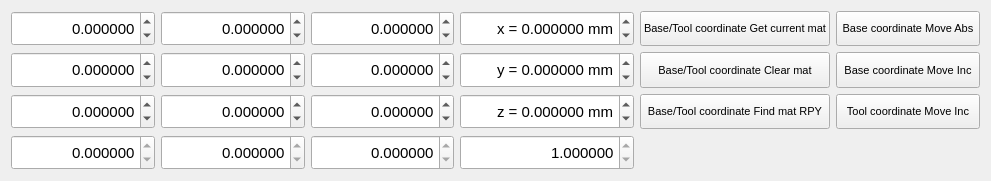
     <widget class="QWidget" name="gridLayoutWidget_15">
      <property name="geometry">
       <rect>
        <x>910</x>
        <y>710</y>
        <width>991</width>
        <height>181</height>
       </rect>
      </property>
      <layout class="QGridLayout" name="gridLayout_21">
       <item row="0" column="3">
        <widget class="QDoubleSpinBox" name="ManipSetPosMat03DoubleSpinBox">
         <property name="sizePolicy">
          <sizepolicy hsizetype="Expanding" vsizetype="Expanding">
           <horstretch>0</horstretch>
           <verstretch>0</verstretch>
          </sizepolicy>
         </property>
         <property name="font">
          <font>
           <pointsize>11</pointsize>
           <weight>50</weight>
           <bold>false</bold>
           <kerning>true</kerning>
          </font>
         </property>
         <property name="alignment">
          <set>Qt::AlignRight|Qt::AlignTrailing|Qt::AlignVCenter</set>
         </property>
         <property name="prefix">
          <string>x = </string>
         </property>
         <property name="suffix">
          <string> mm</string>
         </property>
         <property name="decimals">
          <number>6</number>
         </property>
         <property name="minimum">
          <double>-1500.000000000000000</double>
         </property>
         <property name="maximum">
          <double>1500.000000000000000</double>
         </property>
         <property name="singleStep">
          <double>10.000000000000000</double>
         </property>
         <property name="value">
          <double>0.000000000000000</double>
         </property>
        </widget>
       </item>
       <item row="0" column="4">
        <widget class="QPushButton" name="ManipSetPosBaseToolGetCurrentMatButt">
         <property name="sizePolicy">
          <sizepolicy hsizetype="Expanding" vsizetype="Expanding">
           <horstretch>0</horstretch>
           <verstretch>0</verstretch>
          </sizepolicy>
         </property>
         <property name="font">
          <font>
           <pointsize>8</pointsize>
           <weight>50</weight>
           <bold>false</bold>
           <kerning>true</kerning>
          </font>
         </property>
         <property name="text">
          <string>Base/Tool coordinate Get current mat</string>
         </property>
        </widget>
       </item>
       <item row="3" column="3">
        <widget class="QDoubleSpinBox" name="ManipSetPosMat23DoubleSpinBox">
         <property name="sizePolicy">
          <sizepolicy hsizetype="Expanding" vsizetype="Expanding">
           <horstretch>0</horstretch>
           <verstretch>0</verstretch>
          </sizepolicy>
         </property>
         <property name="font">
          <font>
           <pointsize>11</pointsize>
           <weight>50</weight>
           <bold>false</bold>
           <kerning>true</kerning>
          </font>
         </property>
         <property name="alignment">
          <set>Qt::AlignRight|Qt::AlignTrailing|Qt::AlignVCenter</set>
         </property>
         <property name="prefix">
          <string>z = </string>
         </property>
         <property name="suffix">
          <string> mm</string>
         </property>
         <property name="decimals">
          <number>6</number>
         </property>
         <property name="minimum">
          <double>-1500.000000000000000</double>
         </property>
         <property name="maximum">
          <double>1500.000000000000000</double>
         </property>
         <property name="singleStep">
          <double>10.000000000000000</double>
         </property>
         <property name="value">
          <double>0.000000000000000</double>
         </property>
        </widget>
       </item>
       <item row="3" column="2">
        <widget class="QDoubleSpinBox" name="ManipSetPosMat22DoubleSpinBox">
         <property name="sizePolicy">
          <sizepolicy hsizetype="Expanding" vsizetype="Expanding">
           <horstretch>0</horstretch>
           <verstretch>0</verstretch>
          </sizepolicy>
         </property>
         <property name="font">
          <font>
           <pointsize>11</pointsize>
           <weight>50</weight>
           <bold>false</bold>
           <kerning>true</kerning>
          </font>
         </property>
         <property name="alignment">
          <set>Qt::AlignRight|Qt::AlignTrailing|Qt::AlignVCenter</set>
         </property>
         <property name="prefix">
          <string/>
         </property>
         <property name="suffix">
          <string/>
         </property>
         <property name="decimals">
          <number>6</number>
         </property>
         <property name="minimum">
          <double>-1.000000000000000</double>
         </property>
         <property name="maximum">
          <double>1.000000000000000</double>
         </property>
         <property name="singleStep">
          <double>0.010000000000000</double>
         </property>
         <property name="value">
          <double>0.000000000000000</double>
         </property>
        </widget>
       </item>
       <item row="4" column="3">
        <widget class="QDoubleSpinBox" name="ManipSetPosMat33DoubleSpinBox">
         <property name="sizePolicy">
          <sizepolicy hsizetype="Expanding" vsizetype="Expanding">
           <horstretch>0</horstretch>
           <verstretch>0</verstretch>
          </sizepolicy>
         </property>
         <property name="font">
          <font>
           <pointsize>11</pointsize>
           <weight>50</weight>
           <bold>false</bold>
           <kerning>true</kerning>
          </font>
         </property>
         <property name="alignment">
          <set>Qt::AlignRight|Qt::AlignTrailing|Qt::AlignVCenter</set>
         </property>
         <property name="prefix">
          <string/>
         </property>
         <property name="suffix">
          <string/>
         </property>
         <property name="decimals">
          <number>6</number>
         </property>
         <property name="minimum">
          <double>1.000000000000000</double>
         </property>
         <property name="maximum">
          <double>1.000000000000000</double>
         </property>
         <property name="singleStep">
          <double>1.000000000000000</double>
         </property>
         <property name="value">
          <double>1.000000000000000</double>
         </property>
        </widget>
       </item>
       <item row="0" column="1">
        <widget class="QDoubleSpinBox" name="ManipSetPosMat01DoubleSpinBox">
         <property name="sizePolicy">
          <sizepolicy hsizetype="Expanding" vsizetype="Expanding">
           <horstretch>0</horstretch>
           <verstretch>0</verstretch>
          </sizepolicy>
         </property>
         <property name="font">
          <font>
           <pointsize>11</pointsize>
           <weight>50</weight>
           <bold>false</bold>
           <kerning>true</kerning>
          </font>
         </property>
         <property name="alignment">
          <set>Qt::AlignRight|Qt::AlignTrailing|Qt::AlignVCenter</set>
         </property>
         <property name="prefix">
          <string/>
         </property>
         <property name="suffix">
          <string/>
         </property>
         <property name="decimals">
          <number>6</number>
         </property>
         <property name="minimum">
          <double>-1.000000000000000</double>
         </property>
         <property name="maximum">
          <double>1.000000000000000</double>
         </property>
         <property name="singleStep">
          <double>0.010000000000000</double>
         </property>
         <property name="value">
          <double>0.000000000000000</double>
         </property>
        </widget>
       </item>
       <item row="2" column="0">
        <widget class="QDoubleSpinBox" name="ManipSetPosMat10DoubleSpinBox">
         <property name="sizePolicy">
          <sizepolicy hsizetype="Expanding" vsizetype="Expanding">
           <horstretch>0</horstretch>
           <verstretch>0</verstretch>
          </sizepolicy>
         </property>
         <property name="font">
          <font>
           <pointsize>11</pointsize>
           <weight>50</weight>
           <bold>false</bold>
           <kerning>true</kerning>
          </font>
         </property>
         <property name="alignment">
          <set>Qt::AlignRight|Qt::AlignTrailing|Qt::AlignVCenter</set>
         </property>
         <property name="prefix">
          <string/>
         </property>
         <property name="suffix">
          <string/>
         </property>
         <property name="decimals">
          <number>6</number>
         </property>
         <property name="minimum">
          <double>-1.000000000000000</double>
         </property>
         <property name="maximum">
          <double>1.000000000000000</double>
         </property>
         <property name="singleStep">
          <double>0.010000000000000</double>
         </property>
         <property name="value">
          <double>0.000000000000000</double>
         </property>
        </widget>
       </item>
       <item row="2" column="2">
        <widget class="QDoubleSpinBox" name="ManipSetPosMat12DoubleSpinBox">
         <property name="sizePolicy">
          <sizepolicy hsizetype="Expanding" vsizetype="Expanding">
           <horstretch>0</horstretch>
           <verstretch>0</verstretch>
          </sizepolicy>
         </property>
         <property name="font">
          <font>
           <pointsize>11</pointsize>
           <weight>50</weight>
           <bold>false</bold>
           <kerning>true</kerning>
          </font>
         </property>
         <property name="alignment">
          <set>Qt::AlignRight|Qt::AlignTrailing|Qt::AlignVCenter</set>
         </property>
         <property name="prefix">
          <string/>
         </property>
         <property name="suffix">
          <string/>
         </property>
         <property name="decimals">
          <number>6</number>
         </property>
         <property name="minimum">
          <double>-1.000000000000000</double>
         </property>
         <property name="maximum">
          <double>1.000000000000000</double>
         </property>
         <property name="singleStep">
          <double>0.010000000000000</double>
         </property>
         <property name="value">
          <double>0.000000000000000</double>
         </property>
        </widget>
       </item>
       <item row="3" column="0">
        <widget class="QDoubleSpinBox" name="ManipSetPosMat20DoubleSpinBox">
         <property name="sizePolicy">
          <sizepolicy hsizetype="Expanding" vsizetype="Expanding">
           <horstretch>0</horstretch>
           <verstretch>0</verstretch>
          </sizepolicy>
         </property>
         <property name="font">
          <font>
           <pointsize>11</pointsize>
           <weight>50</weight>
           <bold>false</bold>
           <kerning>true</kerning>
          </font>
         </property>
         <property name="alignment">
          <set>Qt::AlignRight|Qt::AlignTrailing|Qt::AlignVCenter</set>
         </property>
         <property name="prefix">
          <string/>
         </property>
         <property name="suffix">
          <string/>
         </property>
         <property name="decimals">
          <number>6</number>
         </property>
         <property name="minimum">
          <double>-1.000000000000000</double>
         </property>
         <property name="maximum">
          <double>1.000000000000000</double>
         </property>
         <property name="singleStep">
          <double>0.010000000000000</double>
         </property>
         <property name="value">
          <double>0.000000000000000</double>
         </property>
        </widget>
       </item>
       <item row="4" column="2">
        <widget class="QDoubleSpinBox" name="ManipSetPosMat32DoubleSpinBox">
         <property name="sizePolicy">
          <sizepolicy hsizetype="Expanding" vsizetype="Expanding">
           <horstretch>0</horstretch>
           <verstretch>0</verstretch>
          </sizepolicy>
         </property>
         <property name="font">
          <font>
           <pointsize>11</pointsize>
           <weight>50</weight>
           <bold>false</bold>
           <kerning>true</kerning>
          </font>
         </property>
         <property name="alignment">
          <set>Qt::AlignRight|Qt::AlignTrailing|Qt::AlignVCenter</set>
         </property>
         <property name="prefix">
          <string/>
         </property>
         <property name="suffix">
          <string/>
         </property>
         <property name="decimals">
          <number>6</number>
         </property>
         <property name="minimum">
          <double>0.000000000000000</double>
         </property>
         <property name="maximum">
          <double>0.000000000000000</double>
         </property>
         <property name="singleStep">
          <double>0.000000000000000</double>
         </property>
         <property name="value">
          <double>0.000000000000000</double>
         </property>
        </widget>
       </item>
       <item row="2" column="3">
        <widget class="QDoubleSpinBox" name="ManipSetPosMat13DoubleSpinBox">
         <property name="sizePolicy">
          <sizepolicy hsizetype="Expanding" vsizetype="Expanding">
           <horstretch>0</horstretch>
           <verstretch>0</verstretch>
          </sizepolicy>
         </property>
         <property name="font">
          <font>
           <pointsize>11</pointsize>
           <weight>50</weight>
           <bold>false</bold>
           <kerning>true</kerning>
          </font>
         </property>
         <property name="alignment">
          <set>Qt::AlignRight|Qt::AlignTrailing|Qt::AlignVCenter</set>
         </property>
         <property name="prefix">
          <string>y = </string>
         </property>
         <property name="suffix">
          <string> mm</string>
         </property>
         <property name="decimals">
          <number>6</number>
         </property>
         <property name="minimum">
          <double>-1500.000000000000000</double>
         </property>
         <property name="maximum">
          <double>1500.000000000000000</double>
         </property>
         <property name="singleStep">
          <double>10.000000000000000</double>
         </property>
         <property name="value">
          <double>0.000000000000000</double>
         </property>
        </widget>
       </item>
       <item row="2" column="1">
        <widget class="QDoubleSpinBox" name="ManipSetPosMat11DoubleSpinBox">
         <property name="sizePolicy">
          <sizepolicy hsizetype="Expanding" vsizetype="Expanding">
           <horstretch>0</horstretch>
           <verstretch>0</verstretch>
          </sizepolicy>
         </property>
         <property name="font">
          <font>
           <pointsize>11</pointsize>
           <weight>50</weight>
           <bold>false</bold>
           <kerning>true</kerning>
          </font>
         </property>
         <property name="alignment">
          <set>Qt::AlignRight|Qt::AlignTrailing|Qt::AlignVCenter</set>
         </property>
         <property name="prefix">
          <string/>
         </property>
         <property name="suffix">
          <string/>
         </property>
         <property name="decimals">
          <number>6</number>
         </property>
         <property name="minimum">
          <double>-1.000000000000000</double>
         </property>
         <property name="maximum">
          <double>1.000000000000000</double>
         </property>
         <property name="singleStep">
          <double>0.010000000000000</double>
         </property>
         <property name="value">
          <double>0.000000000000000</double>
         </property>
        </widget>
       </item>
       <item row="3" column="1">
        <widget class="QDoubleSpinBox" name="ManipSetPosMat21DoubleSpinBox">
         <property name="sizePolicy">
          <sizepolicy hsizetype="Expanding" vsizetype="Expanding">
           <horstretch>0</horstretch>
           <verstretch>0</verstretch>
          </sizepolicy>
         </property>
         <property name="font">
          <font>
           <pointsize>11</pointsize>
           <weight>50</weight>
           <bold>false</bold>
           <kerning>true</kerning>
          </font>
         </property>
         <property name="alignment">
          <set>Qt::AlignRight|Qt::AlignTrailing|Qt::AlignVCenter</set>
         </property>
         <property name="prefix">
          <string/>
         </property>
         <property name="suffix">
          <string/>
         </property>
         <property name="decimals">
          <number>6</number>
         </property>
         <property name="minimum">
          <double>-1.000000000000000</double>
         </property>
         <property name="maximum">
          <double>1.000000000000000</double>
         </property>
         <property name="singleStep">
          <double>0.010000000000000</double>
         </property>
         <property name="value">
          <double>0.000000000000000</double>
         </property>
        </widget>
       </item>
       <item row="0" column="0">
        <widget class="QDoubleSpinBox" name="ManipSetPosMat00DoubleSpinBox">
         <property name="sizePolicy">
          <sizepolicy hsizetype="Expanding" vsizetype="Expanding">
           <horstretch>0</horstretch>
           <verstretch>0</verstretch>
          </sizepolicy>
         </property>
         <property name="font">
          <font>
           <pointsize>11</pointsize>
           <weight>50</weight>
           <bold>false</bold>
           <kerning>true</kerning>
          </font>
         </property>
         <property name="alignment">
          <set>Qt::AlignRight|Qt::AlignTrailing|Qt::AlignVCenter</set>
         </property>
         <property name="prefix">
          <string/>
         </property>
         <property name="suffix">
          <string/>
         </property>
         <property name="decimals">
          <number>6</number>
         </property>
         <property name="minimum">
          <double>-1.000000000000000</double>
         </property>
         <property name="maximum">
          <double>1.000000000000000</double>
         </property>
         <property name="singleStep">
          <double>0.010000000000000</double>
         </property>
         <property name="value">
          <double>0.000000000000000</double>
         </property>
        </widget>
       </item>
       <item row="2" column="4">
        <widget class="QPushButton" name="ManipSetPosBaseToolClearMatButt">
         <property name="sizePolicy">
          <sizepolicy hsizetype="Expanding" vsizetype="Expanding">
           <horstretch>0</horstretch>
           <verstretch>0</verstretch>
          </sizepolicy>
         </property>
         <property name="font">
          <font>
           <pointsize>8</pointsize>
           <weight>50</weight>
           <bold>false</bold>
           <kerning>true</kerning>
          </font>
         </property>
         <property name="text">
          <string>Base/Tool coordinate Clear mat</string>
         </property>
        </widget>
       </item>
       <item row="4" column="0">
        <widget class="QDoubleSpinBox" name="ManipSetPosMat30DoubleSpinBox_2">
         <property name="sizePolicy">
          <sizepolicy hsizetype="Expanding" vsizetype="Expanding">
           <horstretch>0</horstretch>
           <verstretch>0</verstretch>
          </sizepolicy>
         </property>
         <property name="font">
          <font>
           <pointsize>11</pointsize>
           <weight>50</weight>
           <bold>false</bold>
           <kerning>true</kerning>
          </font>
         </property>
         <property name="alignment">
          <set>Qt::AlignRight|Qt::AlignTrailing|Qt::AlignVCenter</set>
         </property>
         <property name="prefix">
          <string/>
         </property>
         <property name="suffix">
          <string/>
         </property>
         <property name="decimals">
          <number>6</number>
         </property>
         <property name="minimum">
          <double>0.000000000000000</double>
         </property>
         <property name="maximum">
          <double>0.000000000000000</double>
         </property>
         <property name="singleStep">
          <double>0.000000000000000</double>
         </property>
         <property name="value">
          <double>0.000000000000000</double>
         </property>
        </widget>
       </item>
       <item row="0" column="2">
        <widget class="QDoubleSpinBox" name="ManipSetPosMat02DoubleSpinBox">
         <property name="sizePolicy">
          <sizepolicy hsizetype="Expanding" vsizetype="Expanding">
           <horstretch>0</horstretch>
           <verstretch>0</verstretch>
          </sizepolicy>
         </property>
         <property name="font">
          <font>
           <pointsize>11</pointsize>
           <weight>50</weight>
           <bold>false</bold>
           <kerning>true</kerning>
          </font>
         </property>
         <property name="alignment">
          <set>Qt::AlignRight|Qt::AlignTrailing|Qt::AlignVCenter</set>
         </property>
         <property name="prefix">
          <string/>
         </property>
         <property name="suffix">
          <string/>
         </property>
         <property name="decimals">
          <number>6</number>
         </property>
         <property name="minimum">
          <double>-1.000000000000000</double>
         </property>
         <property name="maximum">
          <double>1.000000000000000</double>
         </property>
         <property name="singleStep">
          <double>0.010000000000000</double>
         </property>
         <property name="value">
          <double>0.000000000000000</double>
         </property>
        </widget>
       </item>
       <item row="4" column="1">
        <widget class="QDoubleSpinBox" name="ManipSetPosMat31DoubleSpinBox">
         <property name="sizePolicy">
          <sizepolicy hsizetype="Expanding" vsizetype="Expanding">
           <horstretch>0</horstretch>
           <verstretch>0</verstretch>
          </sizepolicy>
         </property>
         <property name="font">
          <font>
           <pointsize>11</pointsize>
           <weight>50</weight>
           <bold>false</bold>
           <kerning>true</kerning>
          </font>
         </property>
         <property name="alignment">
          <set>Qt::AlignRight|Qt::AlignTrailing|Qt::AlignVCenter</set>
         </property>
         <property name="prefix">
          <string/>
         </property>
         <property name="suffix">
          <string/>
         </property>
         <property name="decimals">
          <number>6</number>
         </property>
         <property name="minimum">
          <double>0.000000000000000</double>
         </property>
         <property name="maximum">
          <double>0.000000000000000</double>
         </property>
         <property name="singleStep">
          <double>0.000000000000000</double>
         </property>
         <property name="value">
          <double>0.000000000000000</double>
         </property>
        </widget>
       </item>
       <item row="0" column="5">
        <widget class="QPushButton" name="ManipSetMatBaseMoveAbsButt">
         <property name="sizePolicy">
          <sizepolicy hsizetype="Expanding" vsizetype="Expanding">
           <horstretch>0</horstretch>
           <verstretch>0</verstretch>
          </sizepolicy>
         </property>
         <property name="font">
          <font>
           <pointsize>8</pointsize>
           <weight>50</weight>
           <bold>false</bold>
           <kerning>true</kerning>
          </font>
         </property>
         <property name="text">
          <string>Base coordinate Move Abs</string>
         </property>
        </widget>
       </item>
       <item row="2" column="5">
        <widget class="QPushButton" name="ManipSetMatBaseMoveIncButt">
         <property name="sizePolicy">
          <sizepolicy hsizetype="Expanding" vsizetype="Expanding">
           <horstretch>0</horstretch>
           <verstretch>0</verstretch>
          </sizepolicy>
         </property>
         <property name="font">
          <font>
           <pointsize>8</pointsize>
           <weight>50</weight>
           <bold>false</bold>
           <kerning>true</kerning>
          </font>
         </property>
         <property name="text">
          <string>Base coordinate Move Inc</string>
         </property>
        </widget>
       </item>
       <item row="3" column="5">
        <widget class="QPushButton" name="ManipSetMatToolMoveIncButt">
         <property name="sizePolicy">
          <sizepolicy hsizetype="Expanding" vsizetype="Expanding">
           <horstretch>0</horstretch>
           <verstretch>0</verstretch>
          </sizepolicy>
         </property>
         <property name="font">
          <font>
           <pointsize>8</pointsize>
           <weight>50</weight>
           <bold>false</bold>
           <kerning>true</kerning>
          </font>
         </property>
         <property name="text">
          <string>Tool coordinate Move Inc</string>
         </property>
        </widget>
       </item>
       <item row="3" column="4">
        <widget class="QPushButton" name="ManipSetPosBaseToolFindMatButt">
         <property name="sizePolicy">
          <sizepolicy hsizetype="Expanding" vsizetype="Expanding">
           <horstretch>0</horstretch>
           <verstretch>0</verstretch>
          </sizepolicy>
         </property>
         <property name="font">
          <font>
           <pointsize>8</pointsize>
           <weight>50</weight>
           <bold>false</bold>
           <kerning>true</kerning>
          </font>
         </property>
         <property name="text">
          <string>Base/Tool coordinate Find mat RPY</string>
         </property>
        </widget>
       </item>
      </layout>
     </widget>
